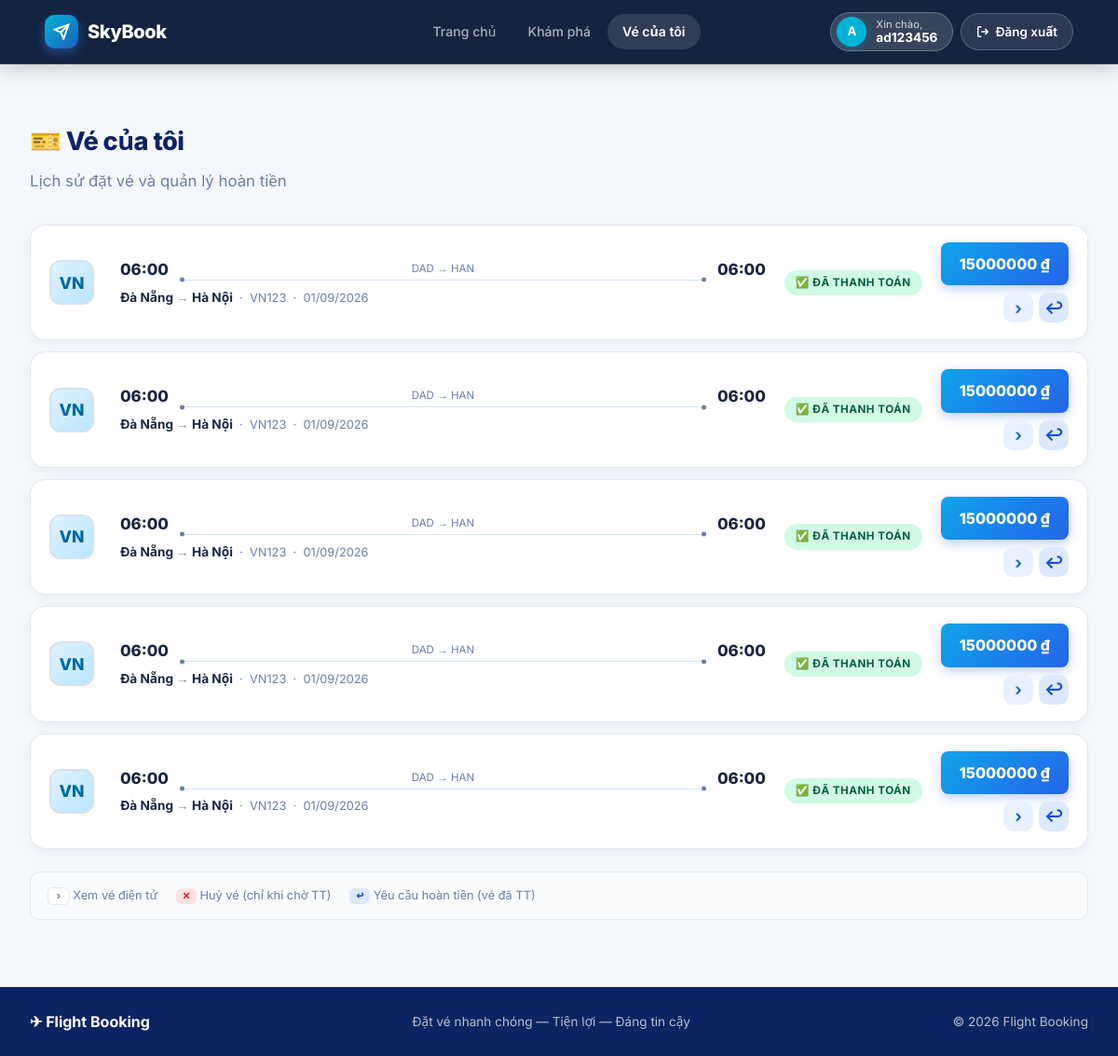
Screenshot of /bookings/my-bookings/ (signed in) with the database file from the repository.
### bookings/models.py (models this page shows, shortened)
class Booking(models.Model):
    STATUS_CHOICES = [
        ("pending", "Pending"),
        ("paid", "Paid"),
        ("cancelled", "Cancelled"),
    ]
    user = models.ForeignKey(User, on_delete=models.CASCADE, related_name="bookings", db_index=True, verbose_name="User")
    flight = models.ForeignKey(Flight, on_delete=models.SET_NULL, null=True, blank=True, related_name="outbound_bookings", verbose_name="Outbound Flight")
    return_flight = models.ForeignKey(Flight, on_delete=models.SET_NULL, null=True, blank=True, related_name="return_bookings", verbose_name="Return Flight")
    booking_code = models.CharField(max_length=20, unique=True, verbose_name="Booking Code")
    booking_date = models.DateTimeField(auto_now_add=True, verbose_name="Booking Date")
    total_price = models.DecimalField(max_digits=12, decimal_places=2, verbose_name="Total Price")
    status = models.CharField(max_length=20, choices=STATUS_CHOICES, default="pending", verbose_name="Status")
    class Meta:
        verbose_name = "Booking"
        verbose_name_plural = "Bookings"

### flights/models.py (models this page shows, shortened)
class Flight(models.Model):
    STATUS_CHOICES = [
        ("scheduled", "Scheduled"),
        ("boarding", "Boarding"),
        ("departed", "Departed"),
        ("completed", "Completed"),
        ("cancelled", "Cancelled"),
    ]
    flight_number = models.CharField(max_length=20, verbose_name="Flight Number")
    airline = models.ForeignKey(Airline, on_delete=models.CASCADE, related_name="flights", verbose_name="Airline")
    aircraft = models.ForeignKey(Aircraft, on_delete=models.CASCADE, related_name="flights", verbose_name="Aircraft")
    departure_airport = models.ForeignKey(Airport, on_delete=models.CASCADE, related_name="departures", verbose_name="Departure Airport")
    arrival_airport = models.ForeignKey(Airport, on_delete=models.CASCADE, related_name="arrivals", verbose_name="Arrival Airport")
    departure_time = models.DateTimeField(db_index=True, verbose_name="Departure Time")
    arrival_time = models.DateTimeField(verbose_name="Arrival Time")
    price = models.DecimalField(max_digits=12, decimal_places=2, verbose_name="Base Price")
    status = models.CharField(max_length=20, choices=STATUS_CHOICES, default="scheduled", db_index=True, verbose_name="Status")
    class Meta:
        verbose_name = "Flight"
        verbose_name_plural = "Flights"

class Airline(models.Model):
    name = models.CharField(max_length=100, verbose_name="Airline Name")
    code = models.CharField(max_length=10, unique=True, verbose_name="Airline Code")
    logo = models.URLField(blank=True, verbose_name="Logo URL")
    class Meta:
        verbose_name = "Airline"
        verbose_name_plural = "Airlines"

class Airport(models.Model):
    name = models.CharField(max_length=150, verbose_name="Airport Name")
    code = models.CharField(max_length=10, unique=True, verbose_name="Airport Code")
    city = models.CharField(max_length=100, verbose_name="City")
    class Meta:
        verbose_name = "Airport"
        verbose_name_plural = "Airports"

### bookings/views.py (the view)
@login_required(login_url="/users/login/")
def my_bookings(request):
    bookings = Booking.objects.filter(
        user=request.user
    ).select_related("flight").order_by("-booking_date")
    return render(request, "bookings/my_bookings.html", {"bookings": bookings})

### templates/bookings/my_bookings.html (shortened to what this page needs)
﻿{% extends "base.html" %}
{% block content %}
<h1>🎫 Vé của tôi</h1>
<p class="page-subtitle">Lịch sử đặt vé và quản lý hoàn tiền</p>
{% for booking in bookings %}
<div class="flight-result" style="position:relative;">
  <div class="fr-logo">
    {% if booking.flight %}
      {{ booking.flight.airline.code|default:booking.flight.airline.name|slice:":2"|upper }}
    {% else %}??{% endif %}
  </div>
  <div class="fr-info">
    {% if booking.flight %}
    <div class="fr-times">
      <span class="fr-time">{{ booking.flight.departure_time|date:"H:i" }}</span>
      <div class="fr-duration-line">
        <span>{{ booking.flight.departure_airport.code }} → {{ booking.flight.arrival_airport.code }}</span>
        <div class="fr-line"></div>
      </div>
      <span class="fr-time">{{ booking.flight.arrival_time|date:"H:i" }}</span>
    </div>
    <div class="fr-route">
      <strong>{{ booking.flight.departure_airport.city }}</strong>
      → <strong>{{ booking.flight.arrival_airport.city }}</strong>
      &nbsp;·&nbsp; {{ booking.flight.flight_number }}
      &nbsp;·&nbsp; {{ booking.flight.departure_time|date:"d/m/Y" }}
    </div>
    {% else %}
    <div class="fr-route">
      <strong>{{ booking.booking_code }}</strong>
      · Ngày đặt: {{ booking.booking_date|date:"d/m/Y" }}
    </div>
    {% endif %}
  </div>
  <div class="fr-tags" style="flex-direction:column;align-items:flex-start;gap:6px;">
    {% if booking.status == "paid" %}
      <span class="badge badge-paid">✅ Đã thanh toán</span>
    {% elif booking.status == "pending" %}
      <span class="badge badge-pending">⏳ Chờ thanh toán</span>
    {% else %}
      <span class="badge badge-cancelled">❌ Đã huỷ</span>
    {% endif %}
  </div>
  <div class="fr-price-block" style="flex-direction:column;align-items:flex-end;gap:8px;">
    <a href="{% url 'ticket' booking.id %}" class="fr-price-btn">
      {{ booking.total_price|floatformat:0 }} ₫
    </a>
    <div style="display:flex;gap:6px;flex-wrap:wrap;justify-content:flex-end;">
      <a href="{% url 'ticket' booking.id %}" class="fr-chevron" title="Xem vé">›</a>
      {% if booking.status == "paid" and not booking.refund_request %}
        <a href="{% url 'request_refund' booking.id %}"
           class="fr-chevron"
           title="Yêu cầu hoàn tiền"
           style="color:#1d4ed8;background:#dbeafe;">↩</a>
      {% endif %}
    </div>
  </div>
</div>
{% endfor %}
{% if bookings %}
<div style="margin-top:24px;padding:14px 18px;background:#f8fafc;border-radius:10px;border:1px solid #e2e8f0;font-size:.8rem;color:#6b7fa8;display:flex;gap:20px;flex-wrap:wrap;">
  <span><strong style="font-family:monospace;background:#fff;border:1px solid #e2e8f0;border-radius:6px;padding:1px 7px;">›</strong> Xem vé điện tử</span>
  <span><strong style="font-family:monospace;background:#fee2e2;color:#dc2626;border-radius:6px;padding:1px 7px;">✕</strong> Huỷ vé (chỉ khi chờ TT)</span>
  <span><strong style="font-family:monospace;background:#dbeafe;color:#1d4ed8;border-radius:6px;padding:1px 7px;">↩</strong> Yêu cầu hoàn tiền (vé đã TT)</span>
</div>
{% endif %}
{% endblock %}

### templates/partials/navbar.html (shortened to what this page needs)
{% load static %}
<header class="navbar-glass" id="main-nav">
  <div class="navbar-inner">
    <a href="{% url 'home' %}" class="navbar-brand">
      <div class="brand-icon" style="background: linear-gradient(135deg, #00B4D8, #1E5FBE);">
        <svg width="18" height="18" viewBox="0 0 24 24" fill="none" stroke="currentColor" stroke-width="2.5">
          <path d="M22 2L11 13M22 2l-7 20-4-9-9-4 20-7z"/>
        </svg>
      </div>
      <span style="font-weight: 800;">SkyBook</span>
    </a>
    <nav class="nav-links">
      <a href="{% url 'home' %}" class="nav-link {% if request.resolver_match.url_name == 'home' %}nav-link--active{% endif %}">Trang chủ</a>
      <a href="{% url 'recommendations' %}" class="nav-link {% if request.resolver_match.url_name == 'recommendations' %}nav-link--active{% endif %}">Khám phá</a>
      {% if user.is_authenticated %}
        <a href="{% url 'my_bookings' %}" class="nav-link {% if request.resolver_match.url_name == 'my_bookings' %}nav-link--active{% endif %}">Vé của tôi</a>
      {% endif %}
    </nav>
    <div class="nav-actions">
      {% if user.is_authenticated %}
        <div class="nav-user-pill" style="background: rgba(255,255,255,0.15); border: 1px solid rgba(255,255,255,0.25); border-radius: 99px; padding: 4px 16px 4px 6px; display: flex; align-items: center; gap: 10px;">
          <div class="nav-avatar" style="background: #00B4D8; width: 32px; height: 32px; border-radius: 50%; display: flex; align-items: center; justify-content: center; font-weight: bold; color: white; box-shadow: 0 2px 8px rgba(0,180,216,0.3);">{{ user.username|slice:":1"|upper }}</div>
          <div class="nav-user-info" style="display: flex; flex-direction: column; line-height: 1.1;">
            <span class="nav-user-greeting" style="font-size: 0.7rem; color: rgba(255,255,255,0.7);">Xin chào,</span>
            <span class="nav-username" style="font-size: 0.85rem; font-weight: 700; color: white;">{{ user.username }}</span>
          </div>
        </div>
        <a href="{% url 'logout' %}" class="btn-nav-logout" title="Đăng xuất" style="background: rgba(255,255,255,0.1); color: #fff; border: 1px solid rgba(255,255,255,0.2); padding: 8px 16px; border-radius: 99px; display: flex; align-items: center; gap: 6px; font-weight: 600; text-decoration: none; transition: 0.2s;">
          <svg width="14" height="14" viewBox="0 0 24 24" fill="none" stroke="currentColor" stroke-width="2.5">
            <path d="M9 21H5a2 2 0 0 1-2-2V5a2 2 0 0 1 2-2h4M16 17l5-5-5-5M21 12H9"/>
          </svg>
          Đăng xuất
        </a>
      {% endif %}
    </div>
  </div>
</header>

### templates/partials/navbar.html (style rules this page uses)
header.navbar-glass { position: fixed !important; top: 0; left: 0; right: 0; width: 100%; z-index: 1000; transition: all 0.3s ease; background: rgba(15, 31, 61, 0.98) !important; backdrop-filter: blur(16px) !important; -webkit-backdrop-filter: blur(16px) !important; border-bottom: 1px solid rgba(255, 255, 255, 0.1) !important; box-shadow: 0 4px 24px rgba(0, 0, 0, 0.2) !important; }

### rows the page displays
Booking: flight.airline.code "VN", flight.departure_time "06:00", flight.departure_airport.code "DAD", flight.arrival_airport.code "HAN", flight.arrival_time "06:00", flight.departure_airport.city "Đà Nẵng", flight.arrival_airport.city "Hà Nội", flight.flight_number "VN123", flight.departure_time "01/09/2026", status "✅ ĐÃ THANH TOÁN", total_price "15000000"
Booking: flight.airline.code "VN", flight.departure_time "06:00", flight.departure_airport.code "DAD", flight.arrival_airport.code "HAN", flight.arrival_time "06:00", flight.departure_airport.city "Đà Nẵng", flight.arrival_airport.city "Hà Nội", flight.flight_number "VN123", flight.departure_time "01/09/2026", status "✅ ĐÃ THANH TOÁN", total_price "15000000"
Booking: flight.airline.code "VN", flight.departure_time "06:00", flight.departure_airport.code "DAD", flight.arrival_airport.code "HAN", flight.arrival_time "06:00", flight.departure_airport.city "Đà Nẵng", flight.arrival_airport.city "Hà Nội", flight.flight_number "VN123", flight.departure_time "01/09/2026", status "✅ ĐÃ THANH TOÁN", total_price "15000000"
Booking: flight.airline.code "VN", flight.departure_time "06:00", flight.departure_airport.code "DAD", flight.arrival_airport.code "HAN", flight.arrival_time "06:00", flight.departure_airport.city "Đà Nẵng", flight.arrival_airport.city "Hà Nội", flight.flight_number "VN123", flight.departure_time "01/09/2026", status "✅ ĐÃ THANH TOÁN", total_price "15000000"
Booking: flight.airline.code "VN", flight.departure_time "06:00", flight.departure_airport.code "DAD", flight.arrival_airport.code "HAN", flight.arrival_time "06:00", flight.departure_airport.city "Đà Nẵng", flight.arrival_airport.city "Hà Nội", flight.flight_number "VN123", flight.departure_time "01/09/2026", status "✅ ĐÃ THANH TOÁN", total_price "15000000"

### other values shown
{{ user.username|slice:":1"|upper }} "A"
{{ user.username }} "ad123456"
